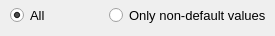
<?xml version="1.0" encoding="UTF-8"?>
<ui version="4.0">
 <class>dp_properties</class>
 <widget class="QWidget" name="dp_properties">
  <property name="geometry">
   <rect>
    <x>0</x>
    <y>0</y>
    <width>275</width>
    <height>36</height>
   </rect>
  </property>
  <property name="windowTitle">
   <string>properties</string>
  </property>
  <widget class="QWidget" name="gridLayoutWidget">
   <property name="geometry">
    <rect>
     <x>10</x>
     <y>0</y>
     <width>261</width>
     <height>31</height>
    </rect>
   </property>
   <layout class="QGridLayout" name="gridLayout_2">
    <item row="1" column="1">
     <layout class="QGridLayout" name="gridLayout">
      <item row="0" column="1">
       <widget class="QRadioButton" name="pr_nondefault">
        <property name="font">
         <font>
          <pointsize>10</pointsize>
         </font>
        </property>
        <property name="text">
         <string>Only non-default values</string>
        </property>
        <attribute name="buttonGroup">
         <string notr="true">dp_properties_option</string>
        </attribute>
       </widget>
      </item>
      <item row="0" column="0">
       <widget class="QRadioButton" name="pr_all">
        <property name="font">
         <font>
          <pointsize>10</pointsize>
         </font>
        </property>
        <property name="text">
         <string>All</string>
        </property>
        <property name="checked">
         <bool>true</bool>
        </property>
        <attribute name="buttonGroup">
         <string notr="true">dp_properties_option</string>
        </attribute>
       </widget>
      </item>
     </layout>
    </item>
   </layout>
  </widget>
 </widget>
 <resources/>
 <connections/>
 <buttongroups>
  <buttongroup name="dp_properties_option"/>
 </buttongroups>
</ui>
